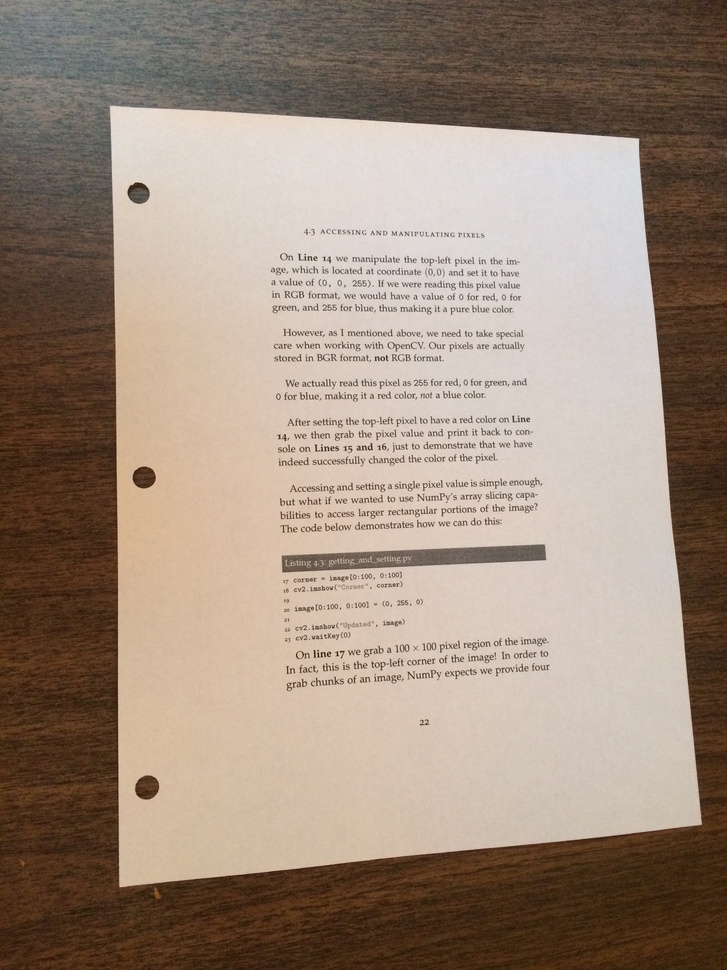
#> input picture document-scanner/images/page.jpg, 727 x 970 px, shrunk from 2448 x 3264 before the run
$ python shape_counter.py --input document-scanner/images/page.jpg --output out.png
#> lines starting #> are read from the running program, lines starting #| are printed output that depends on the picture; after the words box and inside, x2 and y2 are one past the last pixel; in counts of white or black regions, pixels touching at a corner belong together
import argparse
import imutils
import cv2

# construct the argument parser and parse the arguments
ap = argparse.ArgumentParser()
ap.add_argument("-i", "--input", required=True,
                help="path to input image")
ap.add_argument("-o", "--output", required=True,
                help="path to output image")
args = vars(ap.parse_args())

# load the input image from disk
image = cv2.imread(args["input"])
#> image is the input picture: shape (970, 727, 3); mean B, G, R 123.6, 138.7, 156.7

# convert the image to grayscale, blur it, and threshold it
gray = cv2.cvtColor(image, cv2.COLOR_BGR2GRAY)
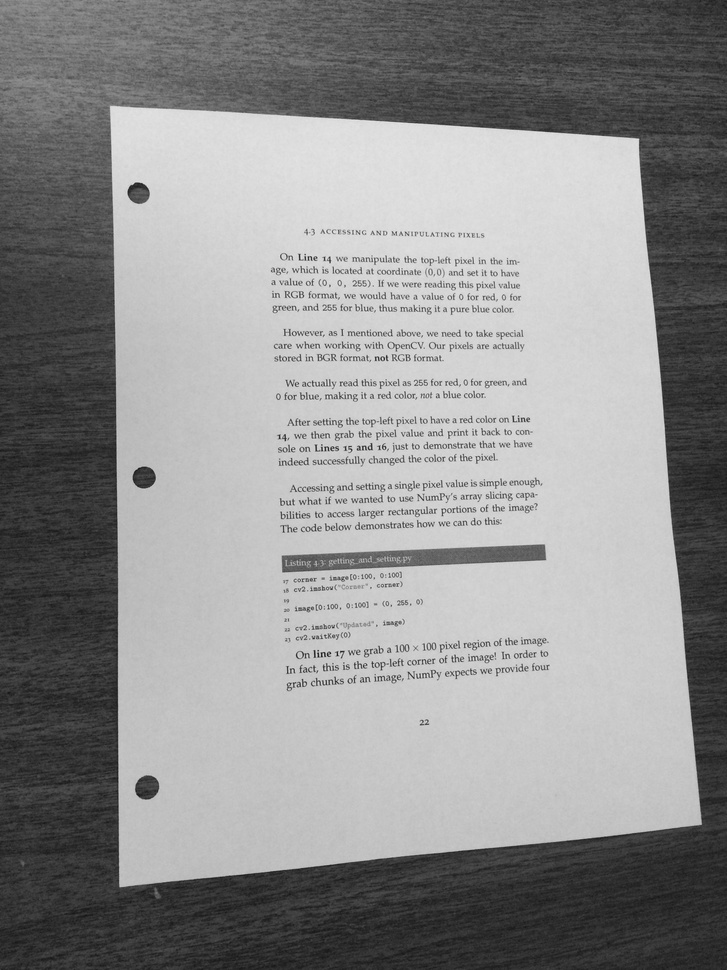
#> gray: shape (970, 727); min 20, max 242, mean 142.4
blurred = cv2.GaussianBlur(gray, (5, 5), 0)
thresh = cv2.threshold(blurred, 60, 255, cv2.THRESH_BINARY)[1]
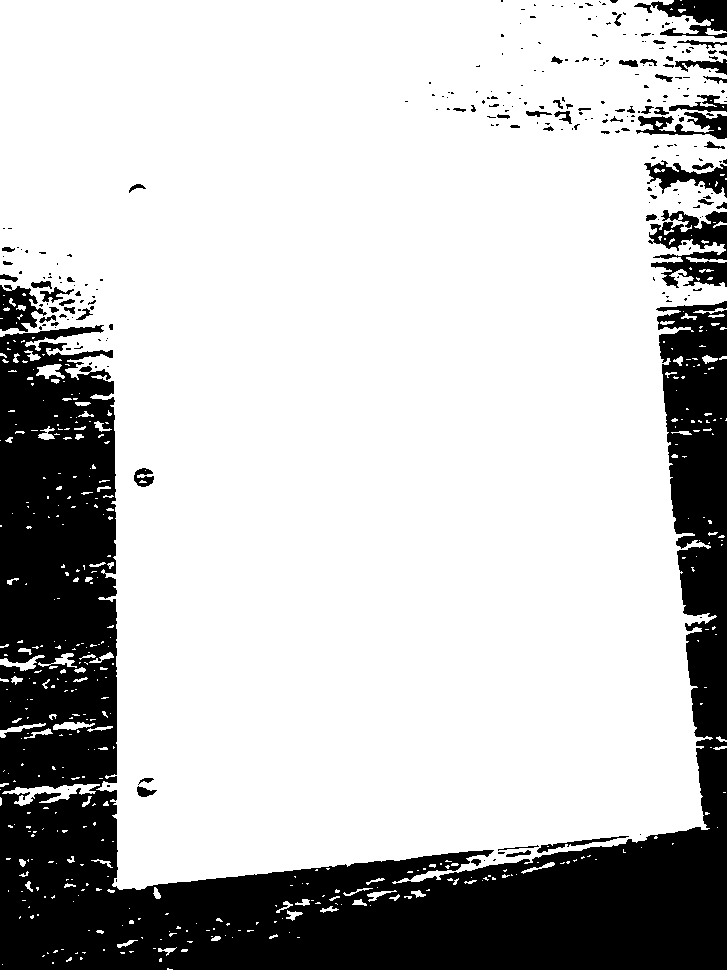
#> thresh: shape (970, 727); 76% white; 260 black regions (193 under 20 px)

cnts = cv2.findContours(thresh.copy(), cv2.RETR_EXTERNAL,
                        cv2.CHAIN_APPROX_SIMPLE)
#> cnts = 460 contours, 405 with area under 20; largest, box (x1, y1, x2, y2) and area: (0, 0, 727, 890) 529149, (2, 784, 100, 806) 692, (0, 655, 45, 671) 218, (36, 364, 65, 379) 212, (53, 722, 95, 730) 176
cnts = imutils.grab_contours(cnts)

# loop over the contours and draw them on the input image
for c in cnts:
    cv2.drawContours(image, [c], -1, (0, 0, 255), 2)
#> this loop made 460 passes
#> c on passes 2, 3, 7: [[2, 964]], [[52, 962], [52, 963], [53, 963], [53, 962]], [[43, 955], [42, 956], [43, 956], [44, 955]]
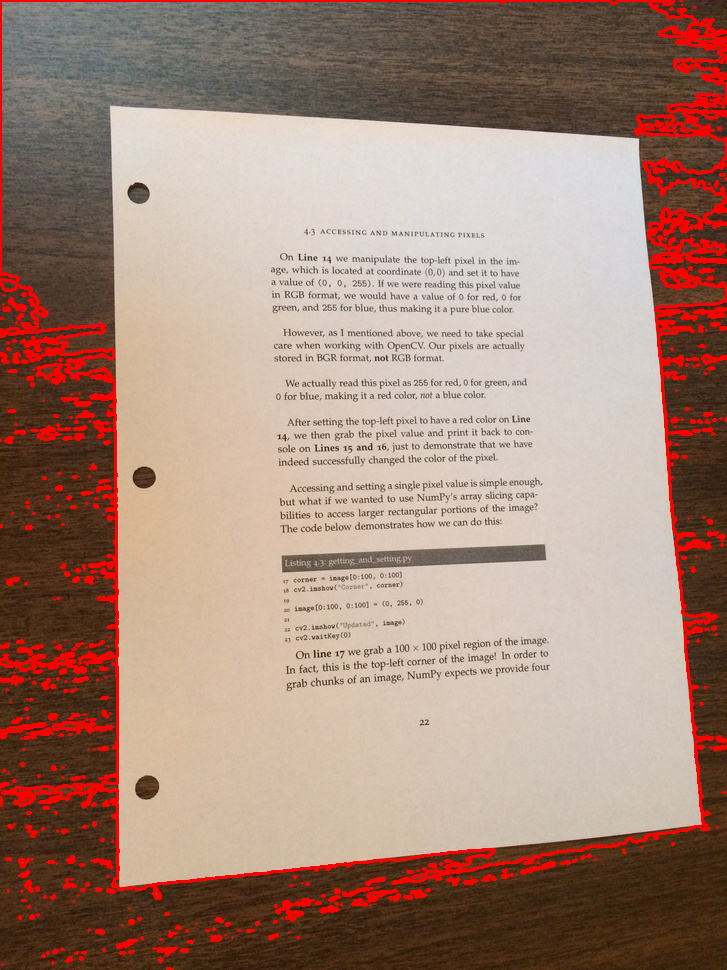
#> image: shape (970, 727, 3); 5.25% of pixels changed, all inside (x1, y1, x2, y2) = (0, 0, 727, 970)

# display the total number of shapes on the image
text = "I found {} total shapes".format(len(cnts))
#> text = 'I found 460 total shapes'
cv2.putText(image, text, (10, 20), cv2.FONT_HERSHEY_SIMPLEX, 0.5,
            (0, 0, 255), 2)
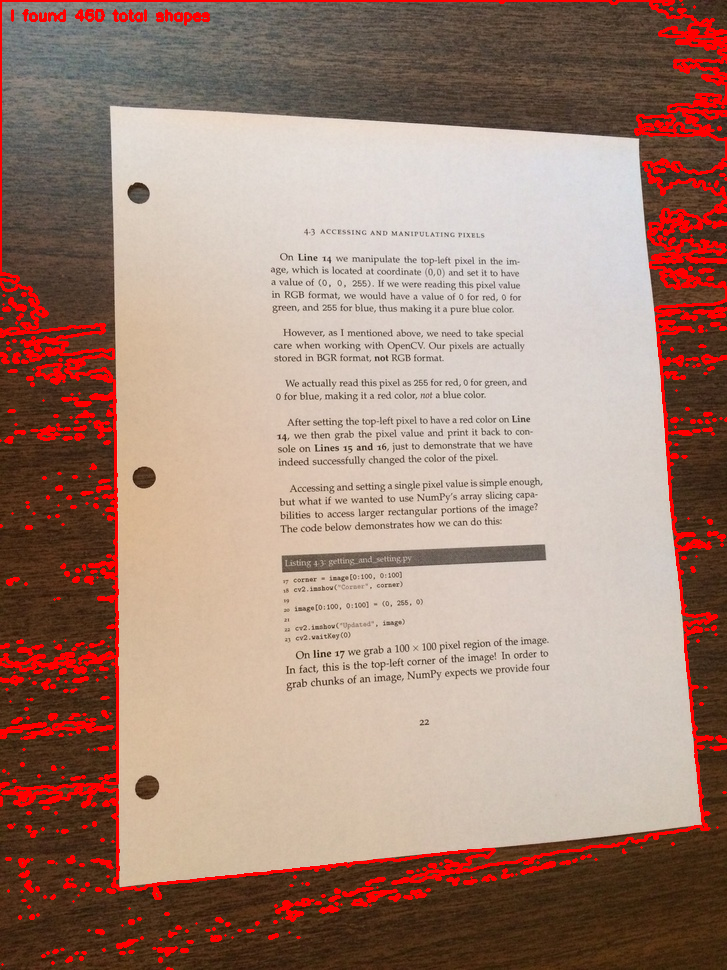
#> image: shape (970, 727, 3); 0.18% of pixels changed, all inside (x1, y1, x2, y2) = (11, 9, 210, 26)

# write the output image to disk
cv2.imwrite(args["output"], image)
